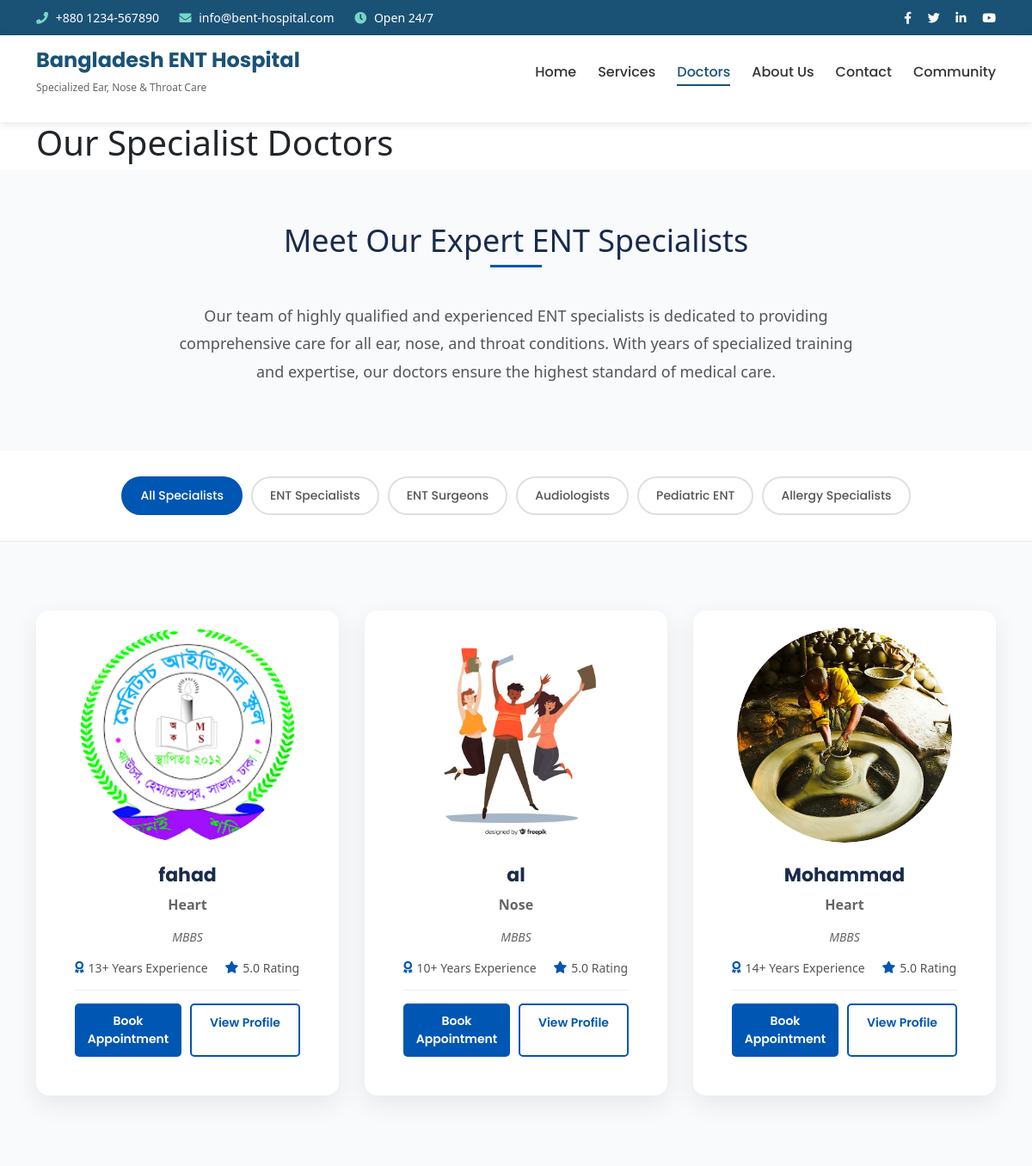
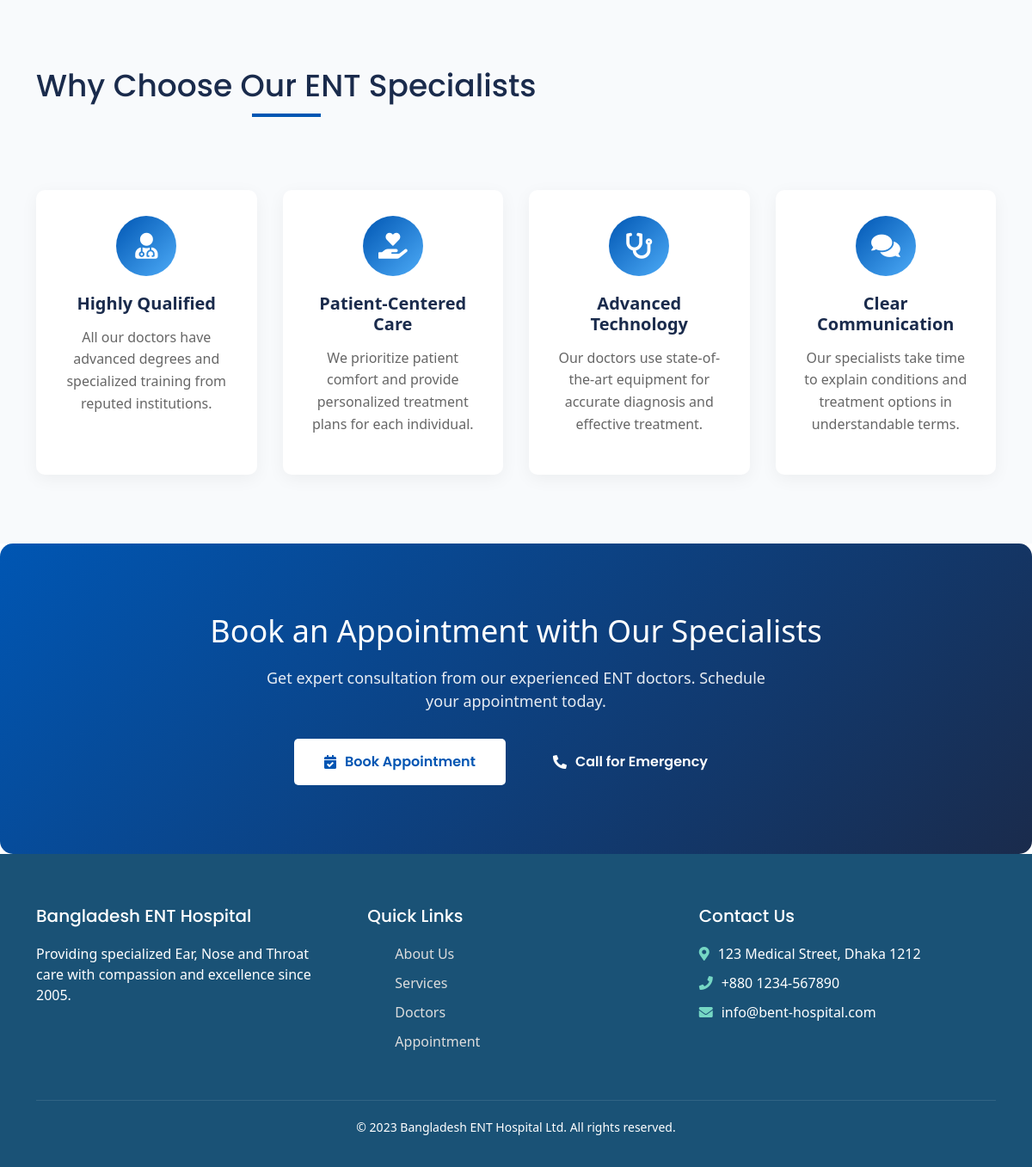
The app's page /doctors/ with its own data (2 pictures, top to bottom).
### benthapp/models.py (models this page shows, shortened)
class Doctor(models.Model):
    name = models.CharField(max_length=100)
    specialty = models.ForeignKey(Specialty, on_delete=models.CASCADE)
    qualification = models.CharField(max_length=200)
    experience_years = models.PositiveIntegerField()
    rating = models.DecimalField(max_digits=3, decimal_places=1)
    image = models.ImageField(upload_to='doctors/')
    slug = models.SlugField(unique=True)

class Specialty(models.Model):
    name = models.CharField(max_length=100)

### benthapp/views.py (the view)
# urls.py: path("doctors/", views.doctors, name="doctors"),
def doctors(request):
    doctors = Doctor.objects.all()
    return render(request, "doctors.html",{'doctors':doctors})

### Templates/doctors.html (shortened to what this page needs)
{% extends 'main.html' %}
{% load static %}
{% block content %}
    <section class="page-header">
        <div class="container">
            <h1>Our Specialist Doctors</h1>
        </div>
    </section>
    <section class="doctors-intro">
        <div class="container">
            <div class="intro-content">
                <h2>Meet Our Expert ENT Specialists</h2>
                <p>Our team of highly qualified and experienced ENT specialists is dedicated to providing comprehensive care for all ear, nose, and throat conditions. With years of specialized training and expertise, our doctors ensure the highest standard of medical care.</p>
            </div>
        </div>
    </section>
    <section class="doctors-filter">
        <div class="container">
            <div class="filter-options">
                <button class="filter-btn active" data-filter="all">All Specialists</button>
                <button class="filter-btn" data-filter="ent">ENT Specialists</button>
                <button class="filter-btn" data-filter="surgeon">ENT Surgeons</button>
                <button class="filter-btn" data-filter="audiologist">Audiologists</button>
                <button class="filter-btn" data-filter="pediatric">Pediatric ENT</button>
                <button class="filter-btn" data-filter="allergy">Allergy Specialists</button>
            </div>
        </div>
    </section>
    <section class="doctors-grid-section">
        <div class="container">
            <div class="doctors-grid">
                {% for doctor in doctors %}
                <div class="doctor-card" data-category="ent surgeon">
                    <div class="doctor-image">
                        <img src="{{doctor.image.url}}" alt="{{doctor.name}}">
                    </div>
                    <div class="doctor-info">
                        <h3>{{doctor.name}}</h3>
                        <p class="specialization">{{doctor.specialty.name}}</p>
                        <p class="qualification">{{doctor.qualification}}</p>
                        <div class="doctor-meta">
                            <span><i class="fas fa-award"></i> {{doctor.experience_years}}+ Years Experience</span>
                            <span><i class="fas fa-star"></i> {{doctor.rating}} Rating</span>
                        </div>
                        <div class="doctor-actions">
                            <a href="{% url 'appointment' %}?doctor={{doctor.slug}}" class="btn-appointment">Book Appointment</a>
                            <a href="{% url 'doctor_detail' doctor.slug %}" class="btn-profile">View Profile</a>
                        </div>
                    </div>
                </div>
                {% endfor %}
            </div>
        </div>
    </section>
    <section class="why-choose-doctors">
        <div class="container">
            <h2 class="section-title">Why Choose Our ENT Specialists</h2>
            <div class="features-grid">
                <div class="feature-card">
                    <div class="feature-icon">
                        <i class="fas fa-user-md"></i>
                    </div>
                    <h3>Highly Qualified</h3>
                    <p>All our doctors have advanced degrees and specialized training from reputed institutions.</p>
                </div>
                <div class="feature-card">
                    <div class="feature-icon">
                        <i class="fas fa-hand-holding-heart"></i>
                    </div>
                    <h3>Patient-Centered Care</h3>
                    <p>We prioritize patient comfort and provide personalized treatment plans for each individual.</p>
                </div>
                <div class="feature-card">
                    <div class="feature-icon">
                        <i class="fas fa-stethoscope"></i>
                    </div>
                    <h3>Advanced Technology</h3>
                    <p>Our doctors use state-of-the-art equipment for accurate diagnosis and effective treatment.</p>
                </div>
                <div class="feature-card">
                    <div class="feature-icon">
                        <i class="fas fa-comments"></i>
                    </div>
                    <h3>Clear Communication</h3>
                    <p>Our specialists take time to explain conditions and treatment options in understandable terms.</p>
                </div>
            </div>
        </div>
    </section>
    <section class="appointment-cta">
        <div class="container">
            <div class="cta-content">
                <h2>Book an Appointment with Our Specialists</h2>
                <p>Get expert consultation from our experienced ENT doctors. Schedule your appointment today.</p>
                <div class="cta-buttons">
                    <a href="{% url 'appointment' %}" class="btn-primary"><i class="fas fa-calendar-check"></i> Book Appointment</a>
                    <a href="tel:+8801234567890" class="btn-secondary"><i class="fas fa-phone-alt"></i> Call for Emergency</a>
                </div>
            </div>
        </div>
    </section>
{% endblock %}

### Templates/main.html (shortened to what this page needs)
{% load static %}
<!DOCTYPE html>
<html lang="en">
<head>
    <link rel="stylesheet" href="{% static 'css/index.css' %}">
    <link rel="stylesheet" href="{% static 'css/services.css' %}">
    <link rel="stylesheet" href="{% static 'css/contact.css' %}">
    <link rel="stylesheet" href="{% static 'css/about.css' %}">
    <link rel="stylesheet" href="{% static 'css/Doctors.css' %}">
    <link rel="stylesheet" href="{% static 'css/events.css' %}">
    <link rel="stylesheet" href="{% static 'css/gallery.css' %}">
    <link rel="stylesheet" href="{% static 'css/news.css' %}">
    <link rel="stylesheet" href="{% static 'css/career.css' %}">
    <link rel="stylesheet" href="{% static 'css/appointment.css' %}">
    <link href="https://cdn.jsdelivr.net/npm/bootstrap@5.3.0/dist/css/bootstrap.min.css" rel="stylesheet">
    <link rel="stylesheet" href="https://cdnjs.cloudflare.com/ajax/libs/font-awesome/5.15.4/css/all.min.css">
</head>
<body>
    <header class="top-header">
        <div class="container">
            <div class="header-content">
                <div class="contact-info">
                    <span><i class="fas fa-phone"></i> +880 1234-567890</span>
                    <span><i class="fas fa-envelope"></i> info@bent-hospital.com</span>
                    <span><i class="fas fa-clock"></i> Open 24/7</span>
                </div>
                <div class="social-links">
                    <a href="#"><i class="fab fa-facebook-f"></i></a>
                    <a href="#"><i class="fab fa-twitter"></i></a>
                    <a href="#"><i class="fab fa-linkedin-in"></i></a>
                    <a href="#"><i class="fab fa-youtube"></i></a>
                </div>
            </div>
        </div>
    </header>
    <nav class="main-nav">
        <div class="container">
            <div class="nav-content">
                    <div class="logo">
                    <a href="{% url 'index' %}">
                        <h1>Bangladesh ENT Hospital</h1>
                        <p>Specialized Ear, Nose & Throat Care</p>
                    </a>
                </div>
                <ul class="nav-menu">
                    <li><a href="{% url 'index' %}">Home</a></li>
                    <li><a href="{% url 'services' %}">Services</a></li>
                    <li><a href="{% url 'doctors' %}">Doctors</a></li>
                    <li><a href="{% url 'about' %}">About Us</a></li>
                    <li><a href="{% url 'contact' %}">Contact</a></li>
                    <li class="has-dropdown">
                        <a href="#">Community</a>
                    </li>
                </ul>
            </div>
        </div>
    </nav>
    {% block content %}
    {% endblock %}
    <footer>
        <div class="container">
            <div class="footer-content">
                <div class="footer-section">
                    <h3>Bangladesh ENT Hospital</h3>
                    <p>Providing specialized Ear, Nose and Throat care with compassion and excellence since 2005.</p>
                </div>
                <div class="footer-section">
                    <h3>Quick Links</h3>
                    <ul>
                        <li><a href="{% url 'about' %}">About Us</a></li>
                        <li><a href="{% url 'services' %}">Services</a></li>
                        <li><a href="{% url 'doctors' %}">Doctors</a></li>
                        <li><a href="{% url 'appointment' %}">Appointment</a></li>
                    </ul>
                </div>
                <div class="footer-section">
                    <h3>Contact Us</h3>
                    <p><i class="fas fa-map-marker-alt"></i> 123 Medical Street, Dhaka 1212</p>
                    <p><i class="fas fa-phone"></i> +880 1234-567890</p>
                    <p><i class="fas fa-envelope"></i> info@bent-hospital.com</p>
                </div>
            </div>
            <div class="footer-bottom">
                <p>&copy; 2023 Bangladesh ENT Hospital Ltd. All rights reserved.</p>
            </div>
        </div>
    </footer>
</body>
</html>

### static/css/index.css (style rules this page uses)
* { margin: 0; padding: 0; box-sizing: border-box; }
body { font-family: 'Roboto', sans-serif; line-height: 1.6; color: #333; }
.container { max-width: 1200px; margin: 0 auto; padding: 0 20px; }
.top-header { background: #1a5276; color: white; padding: 10px 0; font-size: 14px; }
.header-content { display: flex; justify-content: space-between; align-items: center; }
.contact-info span { margin-right: 20px; }
.contact-info i { margin-right: 5px; color: #76d7c4; }
.social-links a { color: white; margin-left: 15px; text-decoration: none; transition: color 0.3s; }
.main-nav { background: white; box-shadow: 0 2px 10px rgba(0,0,0,0.1); position: sticky; top: 0; z-index: 1000; }
.nav-content { display: flex; justify-content: space-between; align-items: center; padding: 15px 0; }
.logo a { text-decoration: none; color: #1a5276; }
.logo h1 { font-size: 24px; font-weight: 700; font-family: 'Poppins', sans-serif; }
.logo p { font-size: 12px; color: #666; }
.nav-menu { display: flex; list-style: none; }
.nav-menu li { margin-left: 25px; }
.nav-menu a { text-decoration: none; color: #333; font-weight: 500; font-family: 'Poppins', sans-serif; padding: 5px 0; position: relative; transition: color 0.3s; }
.nav-menu a:hover, .nav-menu a.active { color: #1a5276; }
.nav-menu a.active::after { content: ''; position: absolute; bottom: 0; left: 0; width: 100%; height: 2px; background: #1a5276; }
.nav-menu { position: relative; border-radius: 5px; }
.nav-menu li { position: relative; }
.btn-primary { display: inline-block; background: #76d7c4; color: white; padding: 12px 30px; border-radius: 5px; text-decoration: none; font-weight: 600; transition: background 0.3s; border: none; cursor: pointer; font-family: 'Poppins', sans-serif; }
.btn-secondary { display: inline-block; background: #1a5276; color: white; padding: 12px 30px; border-radius: 5px; text-decoration: none; font-weight: 600; transition: background 0.3s; border: none; cursor: pointer; font-family: 'Poppins', sans-serif; }
.section-title { text-align: center; font-size: 36px; margin-bottom: 50px; color: #1a5276; font-family: 'Poppins', sans-serif; }
.doctors-grid { display: grid; grid-template-columns: repeat(auto-fit, minmax(250px, 1fr)); gap: 30px; }
.doctor-card { background: white; border-radius: 10px; overflow: hidden; text-align: center; box-shadow: 0 5px 15px rgba(0,0,0,0.1); padding: 20px; }
.doctor-card img { width: 150px; height: 150px; border-radius: 50%; object-fit: cover; margin-bottom: 20px; }
.doctor-card h3 { margin-bottom: 10px; color: #1a5276; font-family: 'Poppins', sans-serif; }
.doctor-card p { color: #666; margin-bottom: 15px; }
footer { background: #1a5276; color: white; padding: 60px 0 20px; }
.footer-content { display: grid; grid-template-columns: repeat(auto-fit, minmax(250px, 1fr)); gap: 40px; margin-bottom: 40px; }
.footer-section h3 { font-size: 20px; margin-bottom: 20px; font-family: 'Poppins', sans-serif; }
.footer-section ul { list-style: none; }
.footer-section ul li { margin-bottom: 10px; }
.footer-section ul li a { color: #ddd; text-decoration: none; transition: color 0.3s; }
.footer-section p { margin-bottom: 10px; display: flex; align-items: center; }
.footer-section i { margin-right: 10px; color: #76d7c4; }
.footer-bottom { text-align: center; padding-top: 20px; border-top: 1px solid rgba(255,255,255,0.1); font-size: 14px; }

### static/css/services.css (style rules this page uses)
.section-title { font-size: 36px; color: #1a2b4c; margin-bottom: 15px; position: relative; display: inline-block; }
.section-title::after { content: ''; position: absolute; bottom: -10px; left: 50%; transform: translateX(-50%); width: 60px; height: 3px; background: #0056b3; }
.appointment-cta { padding: 80px 0; background: linear-gradient(135deg, #0056b3 0%, #1a2b4c 100%); color: white; text-align: center; }
.cta-content h2 { font-size: 36px; margin-bottom: 20px; }
.cta-content p { font-size: 18px; margin-bottom: 30px; max-width: 600px; margin-left: auto; margin-right: auto; opacity: 0.9; }
.cta-buttons { display: flex; gap: 20px; justify-content: center; flex-wrap: wrap; }
.appointment-cta .btn-primary { background: white; color: #0056b3; }
.appointment-cta .btn-secondary { background: transparent; color: white; border-color: white; }

### static/css/contact.css (style rules this page uses)
.appointment-cta { background: linear-gradient(135deg, #0056b3, #1a2b4c); border-radius: 15px; padding: 40px; color: white; text-align: center; }
.cta-content p { opacity: 0.9; margin-bottom: 25px; }

### records on screen
Doctor: image (picture), name "fahad", specialty.name "Heart", qualification "MBBS", experience_years "13", rating "5.0"
Doctor: image (picture), name "al", specialty.name "Nose", qualification "MBBS", experience_years "10", rating "5.0"
Doctor: image (picture), name "Mohammad", specialty.name "Heart", qualification "MBBS", experience_years "14", rating "5.0"
